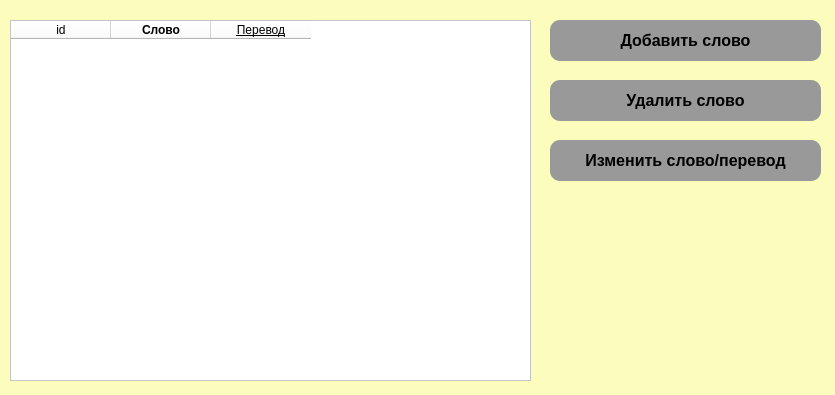
<?xml version="1.0" encoding="UTF-8"?>
<ui version="4.0">
 <class>Words_Window</class>
 <widget class="QMainWindow" name="Words_Window">
  <property name="geometry">
   <rect>
    <x>0</x>
    <y>0</y>
    <width>835</width>
    <height>395</height>
   </rect>
  </property>
  <property name="windowTitle">
   <string>MainWindow</string>
  </property>
  <property name="styleSheet">
   <string notr="true">background-color: rgb(252, 252, 189);</string>
  </property>
  <widget class="QWidget" name="centralwidget">
   <widget class="QTableWidget" name="table_words">
    <property name="geometry">
     <rect>
      <x>10</x>
      <y>20</y>
      <width>521</width>
      <height>361</height>
     </rect>
    </property>
    <property name="styleSheet">
     <string notr="true">background-color: rgb(255, 255, 255);</string>
    </property>
    <column>
     <property name="text">
      <string>id</string>
     </property>
    </column>
    <column>
     <property name="text">
      <string>Слово</string>
     </property>
     <property name="font">
      <font>
       <weight>75</weight>
       <bold>true</bold>
      </font>
     </property>
    </column>
    <column>
     <property name="text">
      <string>Перевод</string>
     </property>
     <property name="font">
      <font>
       <weight>50</weight>
       <italic>false</italic>
       <bold>false</bold>
       <underline>true</underline>
       <strikeout>false</strikeout>
       <kerning>true</kerning>
      </font>
     </property>
    </column>
   </widget>
   <widget class="QPushButton" name="btn_delete_word">
    <property name="geometry">
     <rect>
      <x>550</x>
      <y>80</y>
      <width>271</width>
      <height>41</height>
     </rect>
    </property>
    <property name="font">
     <font>
      <pointsize>-1</pointsize>
      <weight>75</weight>
      <bold>true</bold>
     </font>
    </property>
    <property name="cursor">
     <cursorShape>ArrowCursor</cursorShape>
    </property>
    <property name="layoutDirection">
     <enum>Qt::LeftToRight</enum>
    </property>
    <property name="styleSheet">
     <string notr="true">QPushButton {
    background-color: rgb(153, 153, 153);
    border: none;
    color: #0000;
    padding: 8px 16px;
    font-size: 16px;
    font-weight: bold;
    border-radius: 10px;;
}

QPushButton:pressed {
     background-color: rgb(0, 170, 0);
    padding-left: 14px;
    padding-top: 10px;
}

QPushButton:focus {
    outline: none;
}
</string>
    </property>
    <property name="text">
     <string>Удалить слово</string>
    </property>
    <property name="autoRepeatInterval">
     <number>100</number>
    </property>
   </widget>
   <widget class="QPushButton" name="btn_change_word">
    <property name="geometry">
     <rect>
      <x>550</x>
      <y>140</y>
      <width>271</width>
      <height>41</height>
     </rect>
    </property>
    <property name="font">
     <font>
      <pointsize>-1</pointsize>
      <weight>75</weight>
      <bold>true</bold>
     </font>
    </property>
    <property name="cursor">
     <cursorShape>ArrowCursor</cursorShape>
    </property>
    <property name="layoutDirection">
     <enum>Qt::LeftToRight</enum>
    </property>
    <property name="styleSheet">
     <string notr="true">QPushButton {
    background-color: rgb(153, 153, 153);
    border: none;
    color: #0000;
    padding: 8px 16px;
    font-size: 16px;
    font-weight: bold;
    border-radius: 10px;;
}

QPushButton:pressed {
     background-color: rgb(0, 170, 0);
    padding-left: 14px;
    padding-top: 10px;
}

QPushButton:focus {
    outline: none;
}
</string>
    </property>
    <property name="text">
     <string>Изменить слово/перевод</string>
    </property>
    <property name="autoRepeatInterval">
     <number>100</number>
    </property>
   </widget>
   <widget class="QPushButton" name="btn_add_word">
    <property name="geometry">
     <rect>
      <x>550</x>
      <y>20</y>
      <width>271</width>
      <height>41</height>
     </rect>
    </property>
    <property name="font">
     <font>
      <pointsize>-1</pointsize>
      <weight>75</weight>
      <bold>true</bold>
     </font>
    </property>
    <property name="cursor">
     <cursorShape>ArrowCursor</cursorShape>
    </property>
    <property name="layoutDirection">
     <enum>Qt::LeftToRight</enum>
    </property>
    <property name="styleSheet">
     <string notr="true">QPushButton {
    background-color: rgb(153, 153, 153);
    border: none;
    color: #0000;
    padding: 8px 16px;
    font-size: 16px;
    font-weight: bold;
    border-radius: 10px;;
}

QPushButton:pressed {
     background-color: rgb(0, 170, 0);
    padding-left: 14px;
    padding-top: 10px;
}

QPushButton:focus {
    outline: none;
}
</string>
    </property>
    <property name="text">
     <string>Добавить слово</string>
    </property>
    <property name="autoRepeatInterval">
     <number>100</number>
    </property>
   </widget>
  </widget>
 </widget>
 <resources/>
 <connections/>
</ui>
